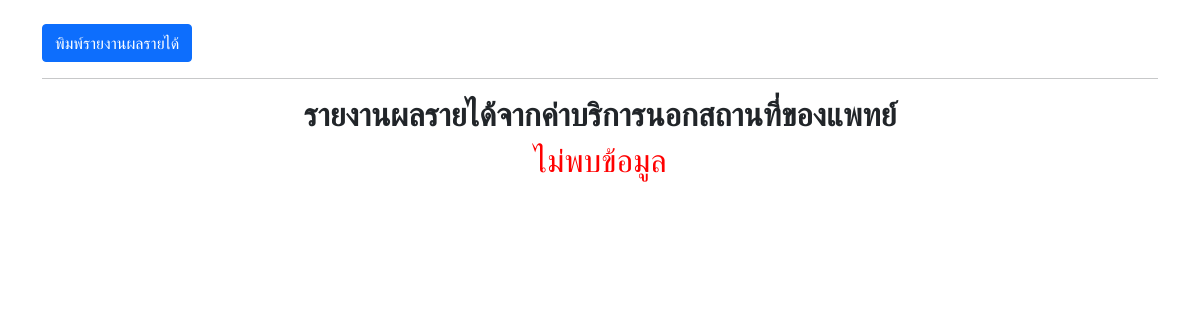
Page /admin/remeet2.php (signed in) on the earlier database version.
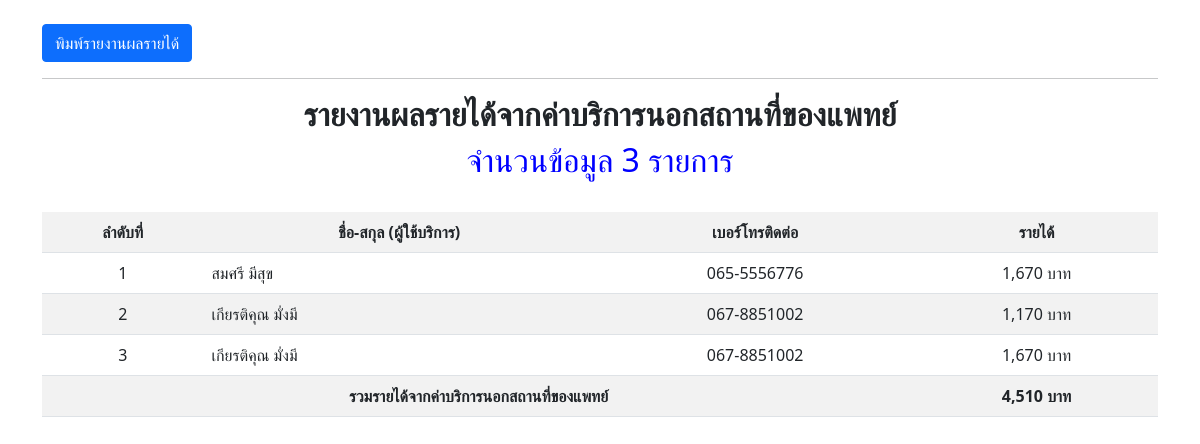
Same page on the later database version.
### tables this page shows
CREATE TABLE `tb_meet` (
  `id_meet` int(10) NOT NULL,
  `id_user` int(10) NOT NULL,
  `day_meet` date NOT NULL,
  `time_meet` time NOT NULL,
  `detail_meet` text NOT NULL,
  `status_meet` char(1) NOT NULL,
  `type_cost` int(1) NOT NULL,
  `total` int(10) NOT NULL
);

CREATE TABLE `tb_user` (
  `id_user` int(10) NOT NULL,
  `name_user` varchar(100) NOT NULL,
  `sname_user` varchar(100) NOT NULL,
  `user` varchar(100) NOT NULL,
  `pass` varchar(100) NOT NULL,
  `born` date NOT NULL,
  `sex` int(1) NOT NULL,
  `tel` varchar(10) NOT NULL,
  `addr` text NOT NULL,
  `sys` int(10) NOT NULL,
  `dia` int(10) NOT NULL,
  `heart` int(10) NOT NULL,
  `dise` text NOT NULL,
  `status_mem` int(1) NOT NULL,
  `coin_user` int(10) NOT NULL,
  `id_pack` int(10) NOT NULL,
  `status_pack` char(1) NOT NULL,
  `pic_user` varchar(100) NOT NULL,
  `status_on` char(1) NOT NULL
);

### admin/remeet2.php (the view, shortened to what this page needs)
<?php
    include "function_sum.php";
    $sql="select * from tb_meet,tb_user where tb_meet.id_user=tb_user.id_user and tb_meet.status_meet='y' order by id_meet desc";
    $result=mysqli_query($conn,$sql);
    $num=mysqli_num_rows($result);
?>
<!DOCTYPE html>
<html lang="en">
<head>
    <link rel="stylesheet" href="../css/bootstrap.min.css">
</head>
<body>
        <div class="container"><br>
            <a class="btn btn-primary" href="remeet2.php" onclick="window.print()">พิมพ์รายงานผลรายได้</a><hr>
            <center><h2><b>รายงานผลรายได้จากค่าบริการนอกสถานที่ของแพทย์</b></h2></center>
            <?php
                if($num==0){
                    echo"<font color='red'><center><h2>ไม่พบข้อมูล</h2></center></font>";
                }else{
                    echo"<font color='blue'><center><h2>จำนวนข้อมูล $num รายการ</h2></center></font>";
            ?><br>
            <table class="table table-holver table-striped">
                <tr align="center">
                    <th>ลำดับที่</th>
                    <th>ชื่อ-สกุล (ผู้ใช้บริการ)</th>
                    <th>เบอร์โทรติดต่อ</th>
                    <th>รายได้</th>
                </tr>
                <?php
                    $i=1;
                    while($read=mysqli_fetch_assoc($result)){
                        $tel=$read["tel"];
                        $name_user=$read["name_user"];
                        $sname_user=$read["sname_user"];
                        $total=$read["total"];
                ?>
                <tr align="center">
                    <td><?php echo"$i";?></td>
                    <td align="left"><?php echo"$name_user $sname_user";?></td>
                    <td><?php echo substr($tel,0,3).'-'.substr($tel,3,7);?></td>
                    <td><?php echo"".number_format($total)." บาท";?></td>
                </tr>
                <?php
                    $i++;
                    $net+=$total;
                    }
                ?>
                <tr align="center">
                    <th colspan="3">รวมรายได้จากค่าบริการนอกสถานที่ของแพทย์</th>
                    <th><?php echo"".number_format($net)." บาท";?></th>
                </tr>
            </table>
            <?php } ?>
        </div>
</body>
<br><br><br><br>

Differences in the rows shown:
added tb_meet: id_user.name_user "สมศรี", id_user.sname_user "มีสุข", id_user.tel "065", id_user.tel "5556776", total "1,670"
added tb_meet: id_user.name_user "เกียรติคุณ", id_user.sname_user "มั่งมี", id_user.tel "067", id_user.tel "8851002", total "1,170"
added tb_meet: id_user.name_user "เกียรติคุณ", id_user.sname_user "มั่งมี", id_user.tel "067", id_user.tel "8851002", total "1,670"
Other differences:
$num: (not shown) → "3"
$net: (not shown) → "4,510"
text no longer shown: "ไม่พบข้อมูล"
text now shown: "จำนวนข้อมูล รายการ ลำดับที่ ชื่อ-สกุล (ผู้ใช้บริการ) เบอร์โทรติดต่อ รายได้ รวมรายได้จากค่าบริการนอกสถานที่ของแพทย์ บาท"
